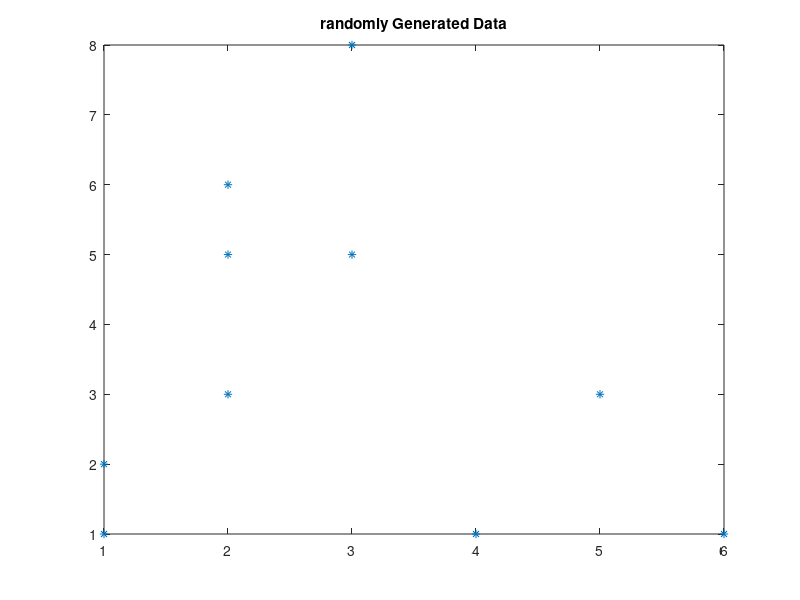
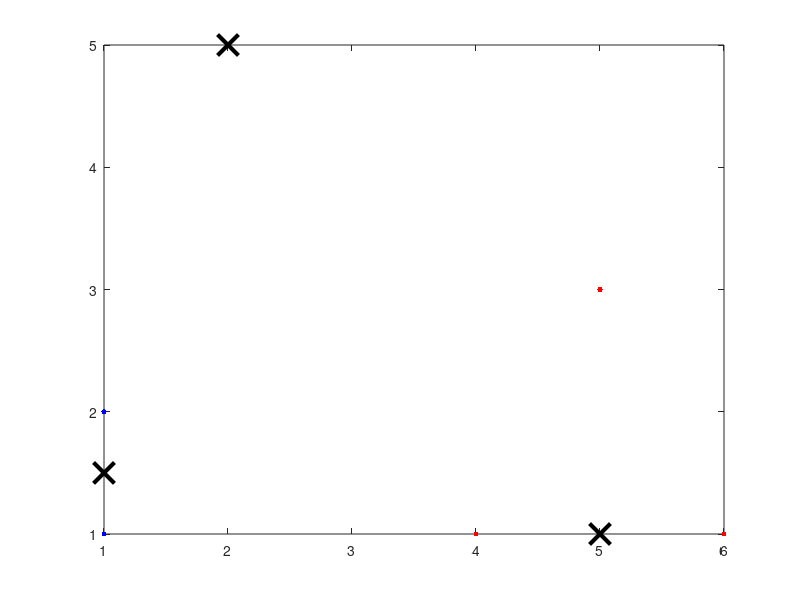

Write MATLAB code to recreate these figures, in order. (Note: this script raises an error after producing the figures.)
clc;clear all; close all

X=[1 1; 4 1;6 1;1 2;2 3;5 3; 2 5;3 5; 2 6;3 8];
figure;
plot(X(:,1),X(:,2),'*')
title 'randomly Generated Data'
opts = statset('Display','final');
[idx,C] = kmeans(X,3,'Distance','cityblock',...
    'Replicates',5,'Options',opts);

figure;
plot(X(idx==1,1),X(idx==1,2),'r.','MarkerSize',12)
hold on
plot(X(idx==2,1),X(idx==2,2),'b.','MarkerSize',12)
plot(C(:,1),C(:,2),'kx',...
     'MarkerSize',15,'LineWidth',3) 
legend('Cluster 1','Cluster 2','Centroids',...
       'Location','NW')
title 'Cluster Assignments and Centroids'
hold off
